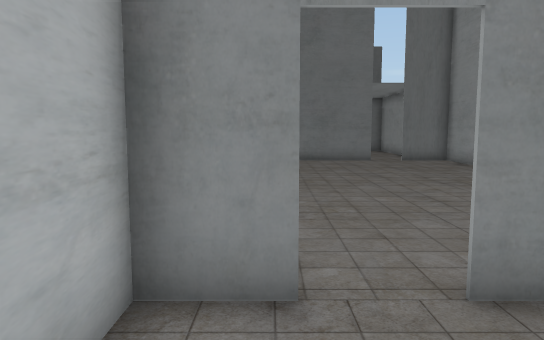
[1] (above)

16 first-person views from a walk through a 3-D level made in the Unity game engine. The camera is 1.5 m above the floor, tilts 6° down and sees 70° across. Doors are open. The floor is counted in squares, 1 m on a side. Each view is taken from the middle of a square. On the plan, view 1 faces up. The plan holds only what a view shows up to about 17 squares ahead; the rest is blank. The place goes on beyond the plan. The player character is not drawn. Some animated figures are left out.

[2]
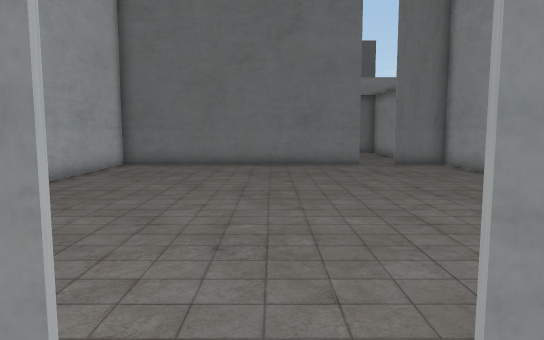

[3]
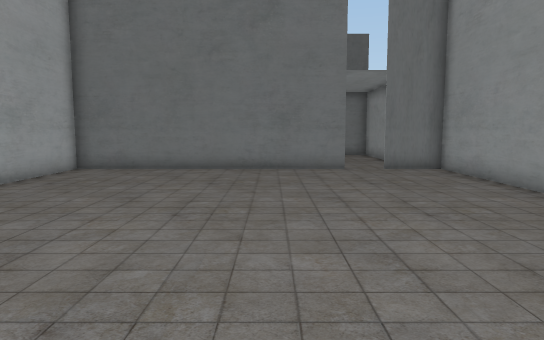

[4]
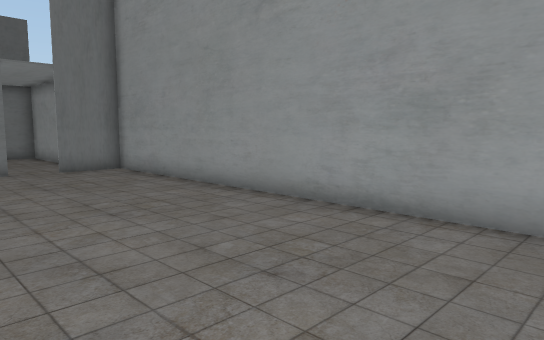

[5]
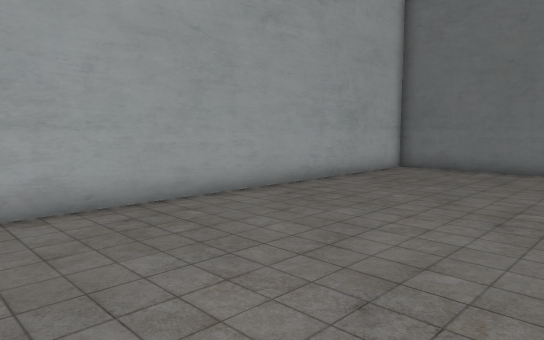

[6]
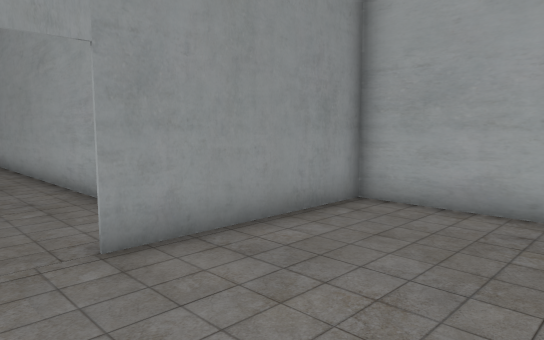

[7]
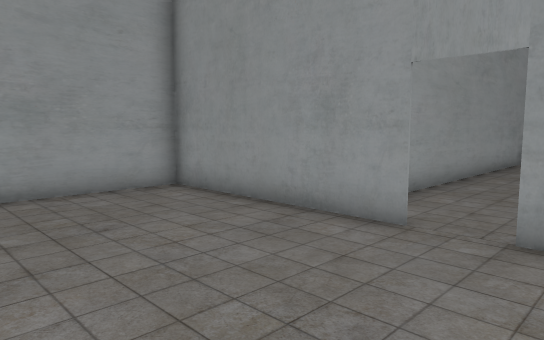

[8]
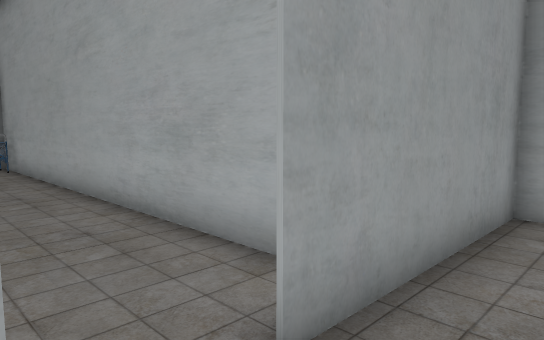

[9]
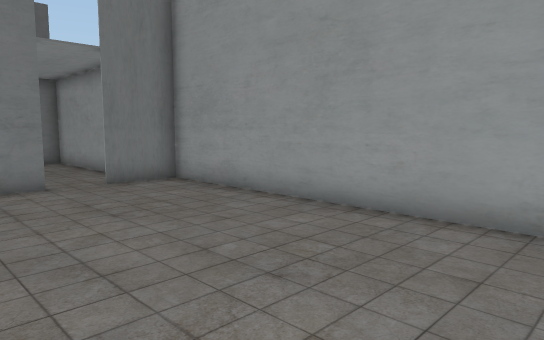

[10]
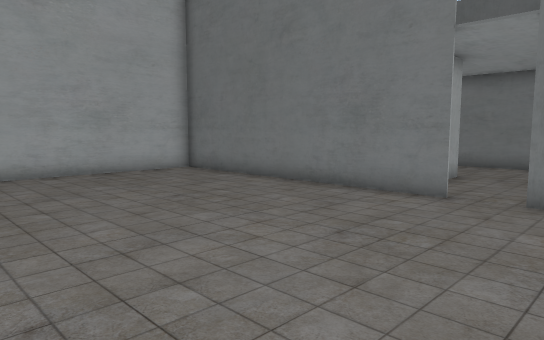

[11]
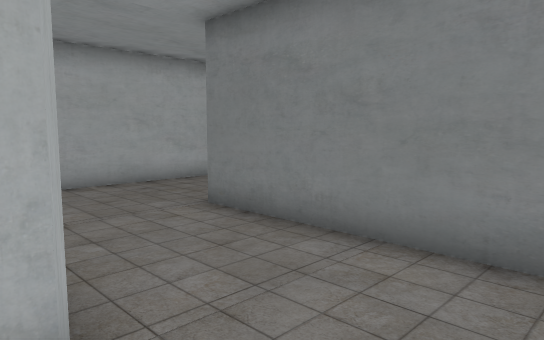

[12]
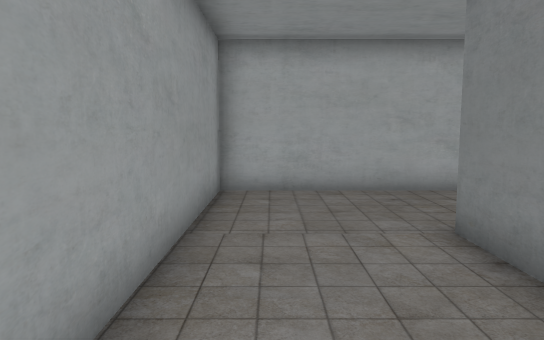

[13]
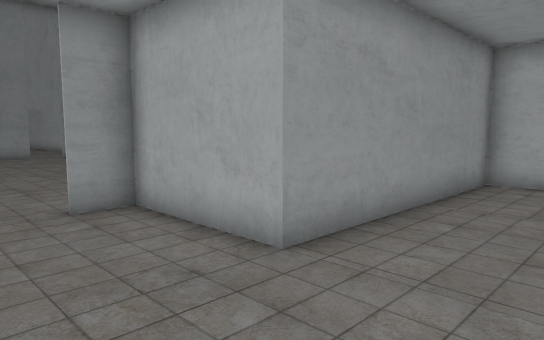

[14]
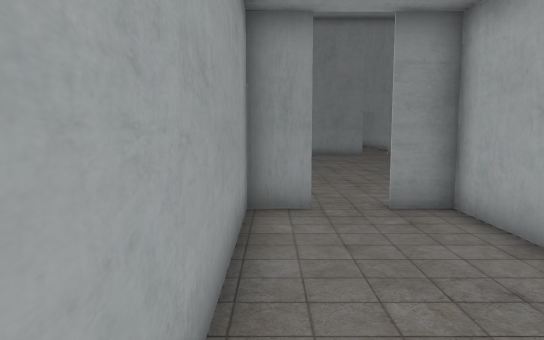

[15]
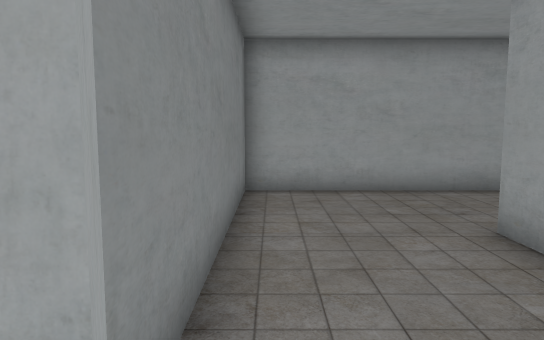

[16]
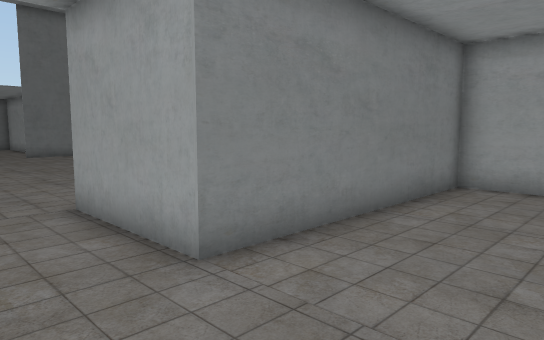

### Floor plan
Points are (right, up) in squares from view 1. A wall is a line through its corners. A room is listed if a view was taken in it or the views show most of it. See-through windows are left out.
Room 1 (views 1, 2)
walls: (3.2, -8.5) (3.2, 0.2); (0.2, 3.3) (-1.2, 3.3) (-1.2, -8.5); (2.4, 3.3) (1.6, 3.3)
ways out: open door at (1, 3) to room 2
Room 2 (views 3, 4, 5, 6, 7, 8, 9, 10)
walls: (1.6, 3.3) (8.4, 3.3) (8.4, 18.7) (6.2, 18.7); (4.9, 18.7) (-5.4, 18.7) (-5.4, 3.3) (0.2, 3.3)
ways out: open door at (1, 3) to room 1; open door at (5.5, 19) to room 3
Room 3 (views 11, 12, 13, 14, 15, 16)
walls: (-4.5, 29.5) (-4.5, 22.7) (3.5, 22.7) (3.5, 18.7) (4.9, 18.7); (6.2, 18.7) (7.5, 18.7) (7.5, 26.7) (-0.5, 26.7) (-0.5, 29.5)
ways out: open door at (5.5, 19) to room 2

Where each view was taken, in squares from view 1:
view 1: 0 up, 0 right, facing up
view 2: 2 up, 1 right, facing up
view 3: 4 up, 2 right, facing up
view 4: 4 up, 2 right, facing up-right
view 5: 4 up, 2 right, facing up-left
view 6: 8 up, 2 right, facing down-left
view 7: 9 up, 1 left, facing down-right
view 8: 5 up, 2 right, facing down-left
view 9: 8 up, 2 right, facing up-right
view 10: 10 up, 8 right, facing up-left
view 11: 22 up, 6 right, facing up-left
view 12: 24 up, 5 right, facing left
view 13: 26 up, 7 right, facing down-left
view 14: 26 up, 7 right, facing down
view 15: 26 up, 2 left, facing right
view 16: 23 up, 3 left, facing up-right
